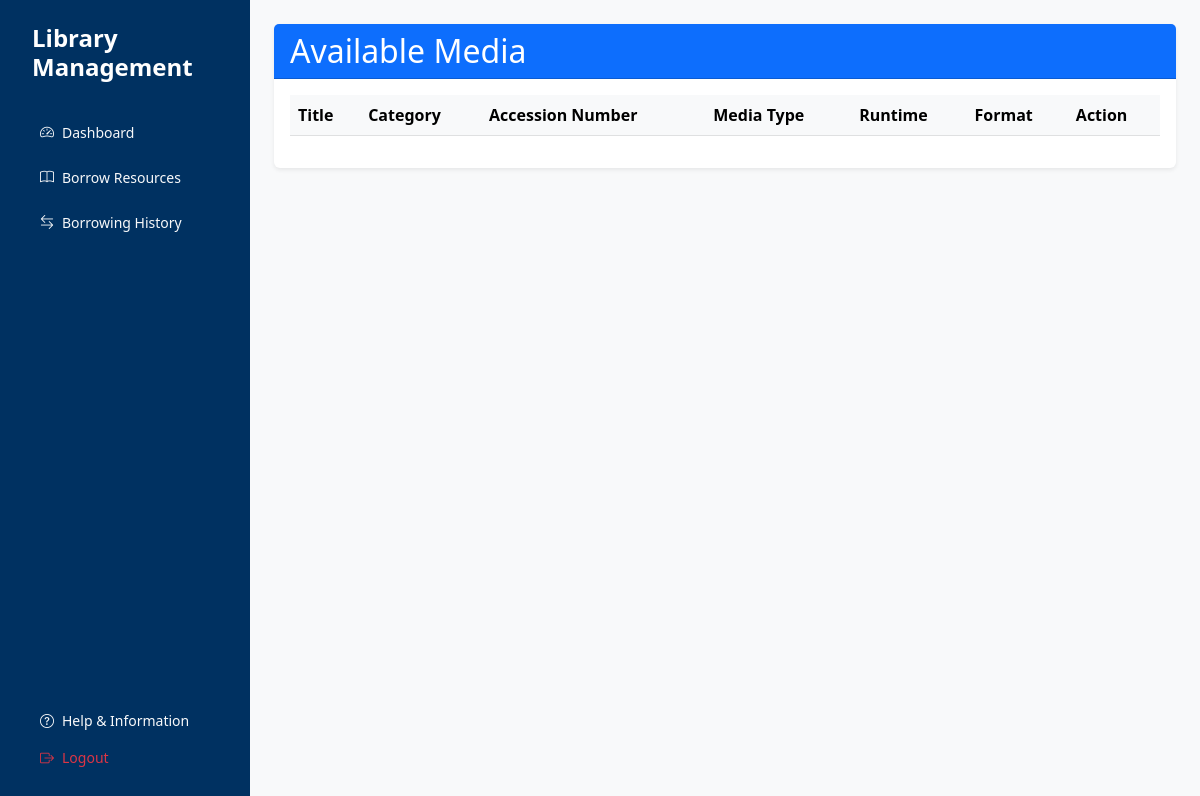
The app's page /interface/borrow-media.php (signed in), older data.
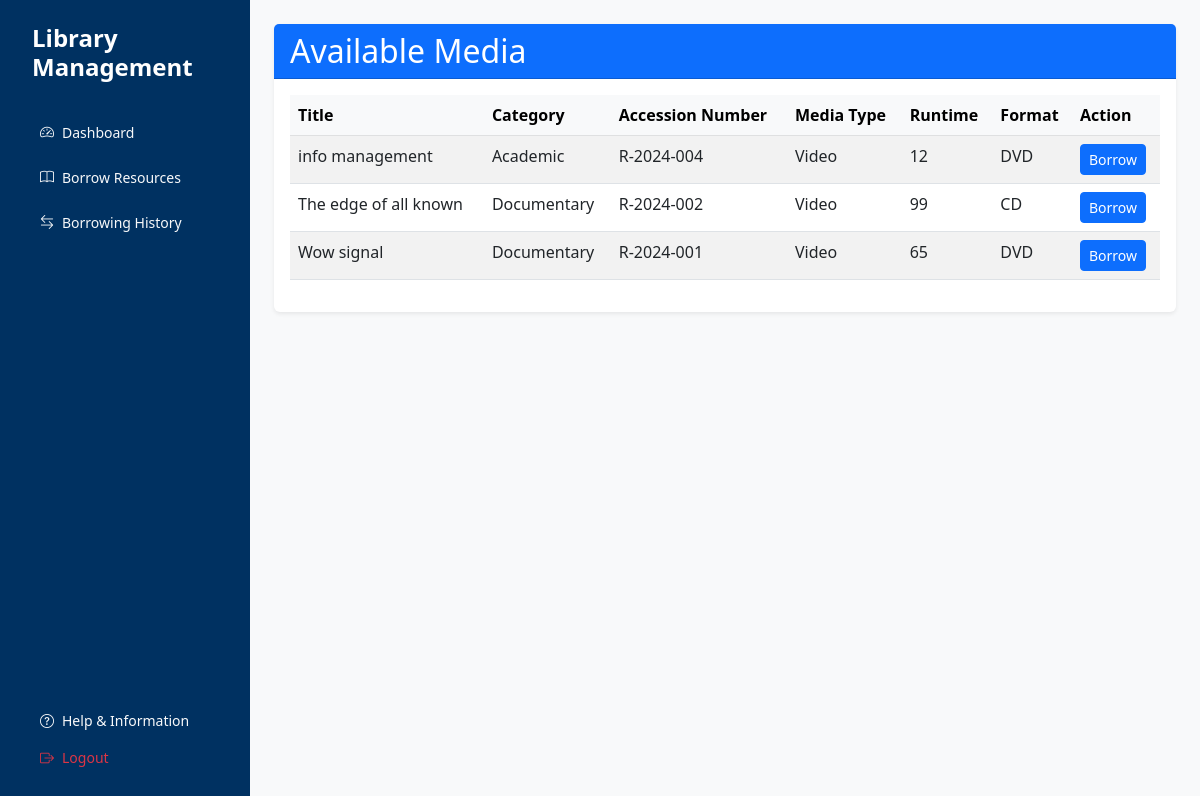
The same page, newer data.
### tables this page shows
CREATE TABLE `media_resources` (
  `media_id` int(11) NOT NULL,
  `resource_id` int(11) NOT NULL,
  `format` varchar(50) NOT NULL,
  `runtime` int(11) DEFAULT NULL,
  `media_type` varchar(50) NOT NULL
);

CREATE TABLE `library_resources` (
  `resource_id` int(11) NOT NULL,
  `title` varchar(255) NOT NULL,
  `accession_number` varchar(20) NOT NULL,
  `category` varchar(50) NOT NULL,
  `status` enum('available','borrowed','maintenance') DEFAULT 'available',
  `created_at` timestamp NOT NULL DEFAULT current_timestamp(),
  `updated_at` timestamp NOT NULL DEFAULT current_timestamp() ON UPDATE current_timestamp(),
  `cover_image` varchar(255) DEFAULT NULL
);

### controller/BorrowingController.php (called while the page is built, shortened)
<?php
require_once '../config/Database.php';
class BorrowingController {
    private $conn;
    public function __construct() {
        $database = new Database();
        $this->conn = $database->getConnection();
    }
    public function getAvailableMedia($type = 'media') {
        try {
            $query = "SELECT lr.*, mr.*
                      FROM library_resources lr
                      JOIN media_resources mr ON lr.resource_id = mr.resource_id
                      WHERE lr.status = 'available'
                      ORDER BY lr.created_at DESC";
            $stmt = $this->conn->prepare($query);
            $stmt->execute();
            $results = $stmt->fetchAll(PDO::FETCH_ASSOC);
            return $results;
        } catch (PDOException $e) {
            error_log("Get available media error: " . $e->getMessage());
            return [];
        }
    }
}

### config/Database.php (called while the page is built, shortened)
<?php
class Database {
    private $host = "localhost";
    private $port = "3307";
    private $db_name = "library_management";
    private $username = "root";
    private $password = "";
    public function getConnection() {
        $this->conn = null;
        try {
            $this->conn = new PDO(
                "mysql:host=" . $this->host . ";port=" . $this->port . ";dbname=" . $this->db_name,
                $this->username,
                $this->password
            );
            $this->conn->setAttribute(PDO::ATTR_ERRMODE, PDO::ERRMODE_EXCEPTION);
        } catch(PDOException $e) {
            echo "Connection Error: " . $e->getMessage();
        }
        return $this->conn;
    }
}

### interface/borrow-media.php (the view, shortened to what this page needs)
<?php
require_once '../controller/BorrowingController.php';
$borrowingController = new BorrowingController();
$availableMedia = $borrowingController->getAvailableMedia();
?>
<!DOCTYPE html>
<html lang="en">
<head>
    <link href="https://cdnjs.cloudflare.com/ajax/libs/bootstrap/5.3.0/css/bootstrap.min.css" rel="stylesheet">
    <link href="https://cdnjs.cloudflare.com/ajax/libs/bootstrap-icons/1.7.2/font/bootstrap-icons.min.css" rel="stylesheet">
    <link href="../css/custom.css" rel="stylesheet">
</head>
<body>
    <div class="d-flex">
        <?php include 'includes/sidebarModal.php'; ?>
        <main class="flex-grow-1 bg-light">
            <div class="container-fluid p-4">
                <div class="row">
                    <div class="col-12">
                        <div class="card shadow-sm">
                            <div class="card-header bg-primary text-white">
                                <h2 class="mb-0">Available Media</h2>
                            </div>
                            <div class="card-body">
                                <div class="table-responsive">
                                    <table class="table table-striped table-hover">
                                    <thead class="table-light">
                                    <tr>
                                        <th>Title</th>
                                        <th>Category</th>
                                        <th>Accession Number</th>
                                        <th>Media Type</th>
                                        <th>Runtime</th>
                                        <th>Format</th>
                                        <th>Action</th>
                                    </tr>
                                </thead>
                                <tbody>
                                    <?php foreach ($availableMedia as $media): ?>
                                    <tr>
                                        <td><?php echo htmlspecialchars($media['title']); ?></td>
                                        <td><?php echo htmlspecialchars($media['category']); ?></td>
                                        <td><?php echo htmlspecialchars($media['accession_number']); ?></td>
                                        <td><?php echo htmlspecialchars($media['media_type']); ?></td>
                                        <td><?php echo htmlspecialchars($media['runtime']); ?></td>
                                        <td><?php echo htmlspecialchars($media['format']); ?></td>
                                        <td>
                                            <form method="POST">
                                                <button type="submit" class="btn btn-primary btn-sm">Borrow</button>
                                            </form>
                                        </td>
                                    </tr>
                                    <?php endforeach; ?>
                                </tbody>
                                    </table>
                                </div>
                            </div>
                        </div>
                    </div>
                </div>
            </div>
        </main>
    </div>
</body>
</html>

Row changes from the older to the newer data that the page shows:
added media_resources: resource.title "info management", resource.category "Academic", resource.accession_number "R-2024-004", media_type "Video", runtime "12", format "DVD"
added media_resources: resource.title "The edge of all known", resource.category "Documentary", resource.accession_number "R-2024-002", media_type "Video", runtime "99", format "CD"
added media_resources: resource.title "Wow signal", resource.category "Documentary", resource.accession_number "R-2024-001", media_type "Video", runtime "65", format "DVD"
